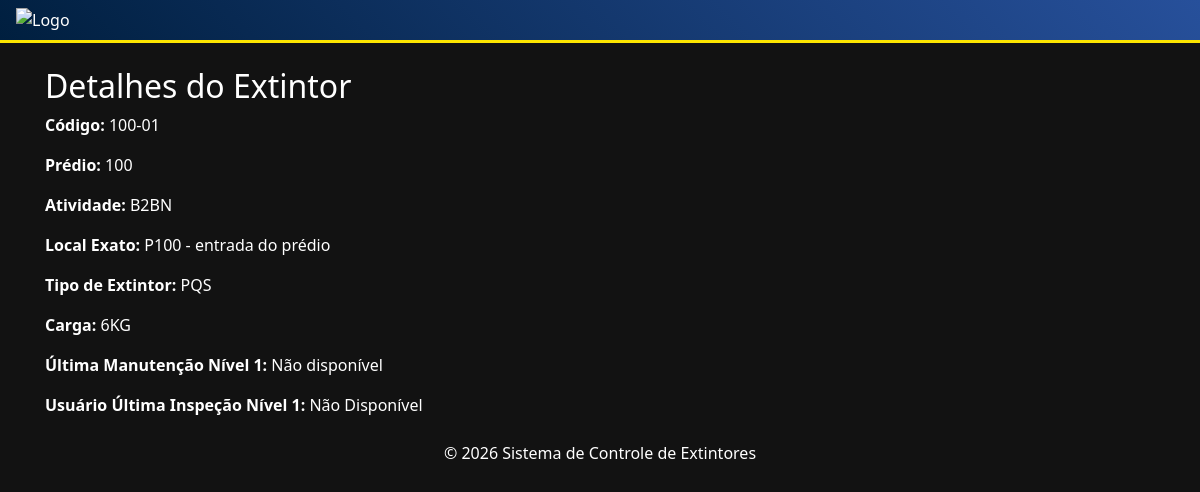
The page /codigobarras.php?codigo=100-01 on the database its author committed.
### tables this page shows
CREATE TABLE `bd_extintores` (
  `id` int(11) NOT NULL,
  `Predio` varchar(50) NOT NULL,
  `codigo` varchar(50) NOT NULL,
  `numero_selo_inmetro` varchar(50) DEFAULT NULL COMMENT 'Código alfanumérico único do selo',
  `Atividade` varchar(50) NOT NULL,
  `Local_Exato` varchar(100) NOT NULL,
  `tip_extintor` varchar(50) NOT NULL,
  `carga` varchar(10) NOT NULL,
  `manutencao_n2` date DEFAULT NULL,
  `proxima_manutencao_n2` date DEFAULT NULL,
  `dias_para_expirar_n2` int(11) DEFAULT NULL,
  `inspecao_trimestral_nivel1` date DEFAULT NULL,
  `selo_do_Inmetro` varchar(50) DEFAULT NULL,
  `sinalizacao_vertical` varchar(50) DEFAULT NULL,
  `sinalizacao_piso` varchar(50) DEFAULT NULL,
  `ficha_inspecao_trimestral` varchar(50) DEFAULT NULL,
  `lacre` varchar(50) DEFAULT NULL,
  `pressao_manometro` varchar(50) DEFAULT NULL,
  `anel_identificacao` varchar(50) DEFAULT NULL,
  `pesagem_co2_semestral` varchar(7) NOT NULL DEFAULT '0',
  `usuario` varchar(50) DEFAULT NULL,
  `comentarios` text,
  `foto` varchar(255) DEFAULT NULL COMMENT 'DEPRECATED: use tabela inspecao_fotos. Mantido para retrocompatibilidade.',
  `created_at` timestamp NULL DEFAULT CURRENT_TIMESTAMP,
  `updated_at` timestamp NULL DEFAULT CURRENT_TIMESTAMP ON UPDATE CURRENT_TIMESTAMP,
  `cobertura` tinyint(1) DEFAULT '0',
  `peso_co2` float DEFAULT NULL,
  `usuario_n2` varchar(255) DEFAULT NULL,
  `status_aprovacao` enum('Aprovado','Em espera') DEFAULT NULL
);

### codigobarras.php (the view, shortened to what this page needs)
<?php
require_once __DIR__ . '/config/db_conexao.php';
include 'auditoria.php';
$error_message = null;
if (!isset($_GET['codigo'])) {
    $error_message = 'Código de barras não fornecido.';
    error_log('codigobarras.php erro: ' . $error_message);
} else {
    $codigo = htmlspecialchars($_GET['codigo']);
}
$user_level = isset($_SESSION['user_level']) ? $_SESSION['user_level'] : null;
$result = null;
if (!isset($error_message)) {
    $sql = "
        SELECT e.*,
               e.usuario AS usuario_inspecao_nivel1,
               e.usuario_n2 AS usuario_manutencao_nivel2
        FROM bd_extintores e
        WHERE e.codigo = ?
        LIMIT 1";
    $stmt = $conn->prepare($sql);
    if ($stmt) {
        $stmt->bind_param('s', $codigo);
        $stmt->execute();
        $result = $stmt->get_result();
    }
}
?>
<!DOCTYPE html>
<html lang="pt-BR">
<head>
    <link href="https://maxcdn.bootstrapcdn.com/bootstrap/4.0.0/css/bootstrap.min.css" rel="stylesheet">
    <link rel="stylesheet" href="styles.css">
</head>
<body>
<?php
if ($user_level == 'admin') {
    include '../templates/header1.php';
} elseif ($user_level == 'bombeiro') {
    include '../templates/header2.php';
} elseif ($user_level == 'fornecedor') {
    include '../templates/header3.php';
} else {
    include '../templates/header.php';
}
?>
<div class="container mt-4">
<?php
if (isset($error_message)) {
    echo "<div class='alert alert-danger'>" . htmlspecialchars($error_message) . "</div>";
} elseif ($result) {
    if ($result->num_rows > 0) {
        $extintor = $result->fetch_assoc();
        ?>
        <h2 class="detalhes-extintor">Detalhes do Extintor</h2>
        <p><strong>Código:</strong> <?php echo htmlspecialchars($extintor['codigo']); ?></p>
        <p><strong>Prédio:</strong> <?php echo htmlspecialchars($extintor['Predio']); ?></p>
        <p><strong>Atividade:</strong> <?php echo htmlspecialchars($extintor['Atividade']); ?></p>
        <p><strong>Local Exato:</strong> <?php echo htmlspecialchars($extintor['Local_Exato']); ?></p>
        <p><strong>Tipo de Extintor:</strong> <?php echo htmlspecialchars($extintor['tip_extintor']); ?></p>
        <p><strong>Carga:</strong> <?php echo htmlspecialchars($extintor['carga']); ?></p>
        <p><strong>Última Manutenção Nível 1:</strong>
            <?php
            if (!empty($extintor['inspecao_trimestral_nivel1'])) {
                echo htmlspecialchars(date_format(date_create($extintor['inspecao_trimestral_nivel1']), 'd-m-Y'));
            } else {
                echo 'Não disponível';
            }
            ?>
        </p>
        <p><strong>Usuário Última Inspeção Nível 1:</strong>
		<?php
		if (!empty($extintor['usuario_inspecao_nivel1']))	{
			echo htmlspecialchars($extintor['usuario_inspecao_nivel1']);
		} else {
			echo 'Não Disponível';
		}
		?>
		</p>
        <?php
    } else {
        echo "<div class='alert alert-warning'>Nenhum extintor encontrado com o código fornecido.</div>";
    }
} elseif (!isset($error_message) && isset($stmt) && $stmt) {
    echo "<div class='alert alert-danger'>Erro ao executar a consulta: " . $stmt->error . "</div>";
}
?>
</div>
<footer class="footer mt-4">
    <div class="container text-center">
        <p>&copy; <?= date('Y') ?> Sistema de Controle de Extintores</p>
    </div>
</footer>
</body>
</html>

### styles.css (style rules this page uses)
body { font-family: 'Segoe UI', Tahoma, Geneva, Verdana, sans-serif; background-color: #121212; color: #ffffff; }

### rows shown on the page
bd_extintores: codigo "100-01", Predio "100", Atividade "B2BN", Local_Exato "P100 - entrada do prédio", tip_extintor "PQS", carga "6KG"
